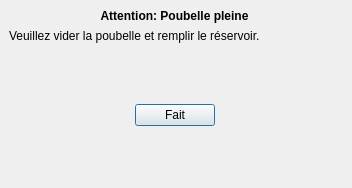
<?xml version="1.0" encoding="UTF-8"?>
<ui version="4.0">
 <class>Dialog</class>
 <widget class="QDialog" name="Dialog">
  <property name="geometry">
   <rect>
    <x>0</x>
    <y>0</y>
    <width>352</width>
    <height>188</height>
   </rect>
  </property>
  <property name="windowTitle">
   <string>Dialog</string>
  </property>
  <widget class="QWidget" name="gridLayoutWidget">
   <property name="geometry">
    <rect>
     <x>9</x>
     <y>9</y>
     <width>331</width>
     <height>171</height>
    </rect>
   </property>
   <layout class="QGridLayout" name="gridLayout">
    <item row="0" column="0" colspan="3">
     <widget class="QLabel" name="label">
      <property name="font">
       <font>
        <weight>75</weight>
        <bold>true</bold>
       </font>
      </property>
      <property name="text">
       <string>Attention: Poubelle pleine</string>
      </property>
      <property name="alignment">
       <set>Qt::AlignCenter</set>
      </property>
     </widget>
    </item>
    <item row="3" column="2">
     <spacer name="horizontalSpacer_2">
      <property name="orientation">
       <enum>Qt::Horizontal</enum>
      </property>
      <property name="sizeHint" stdset="0">
       <size>
        <width>40</width>
        <height>20</height>
       </size>
      </property>
     </spacer>
    </item>
    <item row="2" column="1">
     <spacer name="verticalSpacer_2">
      <property name="orientation">
       <enum>Qt::Vertical</enum>
      </property>
      <property name="sizeHint" stdset="0">
       <size>
        <width>20</width>
        <height>40</height>
       </size>
      </property>
     </spacer>
    </item>
    <item row="3" column="1">
     <widget class="QPushButton" name="Fait">
      <property name="text">
       <string>Fait</string>
      </property>
     </widget>
    </item>
    <item row="3" column="0">
     <spacer name="horizontalSpacer">
      <property name="orientation">
       <enum>Qt::Horizontal</enum>
      </property>
      <property name="sizeHint" stdset="0">
       <size>
        <width>40</width>
        <height>20</height>
       </size>
      </property>
     </spacer>
    </item>
    <item row="4" column="1">
     <spacer name="verticalSpacer">
      <property name="orientation">
       <enum>Qt::Vertical</enum>
      </property>
      <property name="sizeHint" stdset="0">
       <size>
        <width>20</width>
        <height>40</height>
       </size>
      </property>
     </spacer>
    </item>
    <item row="1" column="0" colspan="3">
     <widget class="QLabel" name="label_2">
      <property name="text">
       <string>Veuillez vider la poubelle et remplir le réservoir.</string>
      </property>
     </widget>
    </item>
   </layout>
  </widget>
 </widget>
 <resources/>
 <connections/>
</ui>
